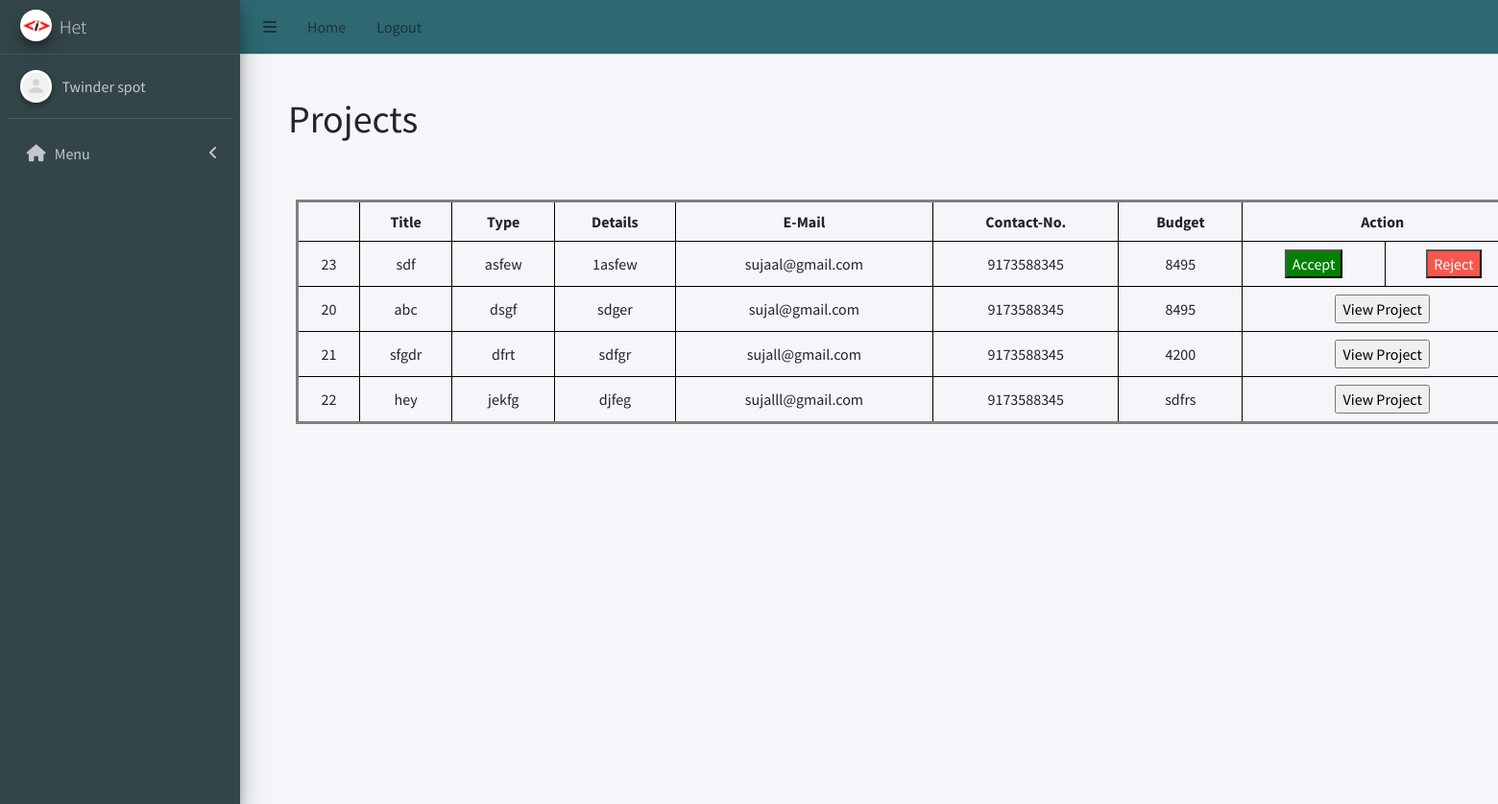
Page /freelancer/freelancer_project.php (signed in) on the committed database.
### tables this page shows
CREATE TABLE `freelancer_signup` (
  `id` int(255) NOT NULL,
  `username` varchar(255) NOT NULL,
  `email` varchar(255) NOT NULL,
  `contactno` varchar(255) NOT NULL,
  `password` varchar(255) NOT NULL
);

CREATE TABLE `user_project` (
  `id` int(255) NOT NULL,
  `title` varchar(255) NOT NULL,
  `type` varchar(255) NOT NULL,
  `details` varchar(255) NOT NULL,
  `email` varchar(255) NOT NULL,
  `contactno` varchar(255) NOT NULL,
  `budget` varchar(255) NOT NULL,
  `status` varchar(255) NOT NULL
);

### freelancer/freelancer_project.php (the view, shortened to what this page needs)
    <?php
        include('../Database/database_connectivity.php');
    ?>
    <!DOCTYPE html>
    <html lang="en">
    <head>
    <link rel="stylesheet" href="../css/admin_project.css">
    <link rel="stylesheet" href="../css/freelancer_project.css">
    <link rel="stylesheet" href="../src/css/adminlte.min.css">
    <link rel="stylesheet" href="https://cdnjs.cloudflare.com/ajax/libs/font-awesome/5.15.4/css/all.min.css">
    </head>
    <body class="hold-transition sidebar-mini">
    <div class="wrapper">
        <?php include 'project_header.php' ?>
        <div class="content-wrapper">
        <h1 class="head">Projects</h1>
        <?php
        $sql = "select * from user_project";
        $result = $connection->query($sql);
        ?>
        <table class="project">
            <tr>
                <th> </th>
                <th>Title</th>
                <th>Type</th>
                <th>Details</th>
                <th>E-Mail</th>
                <th>Contact-No.</th>
                <th>Budget</th>
                <th colspan=2>Action</th>
            </tr>
            <?php
if ($result->num_rows > 0) {
    while ($row = $result->fetch_assoc()) {
        echo "<tr>
                <td>" . $row["id"] . "</td>
                <td>" . $row["title"] . "</td>
                <td>" . $row["type"] . "</td>
                <td>" . $row["details"] . "</td>
                <td>" . $row["email"] . "</td>
                <td>" . $row["contactno"] . "</td>
                <td>" . $row["budget"] . "</td>";
        if ($row["status"] == "Accepted") {
            echo "<td colspan='2'>
                    <form method='POST' action='view_project.php'>
                        <input type='hidden' name='project_id' value='" . $row["id"] . "'>
                        <input type='submit' name='view' value='View Project' class='view-project'>
                    </form>
                  </td>";
        } else {
            echo "<td>
                    <form method='POST'>
                        <input type='hidden' name='project_id' value='" . $row["id"] . "'>
                        <input type='submit' name='accept' value='Accept' class='accept'>
                    </form>
                  </td>
                  <td>
                    <form method='POST'>
                        <input type='hidden' name='project_id' value='" . $row["id"] . "'>
                        <input type='submit' name='reject' value='Reject' class='reject'>
                    </form>
                  </td>";
        }
        echo "</tr>";
    }
} else {
    echo "<tr><td colspan='9'>No records found</td></tr>";
}
?>
        </table>
        </div>
    </div>
    </body>
    </html>

### freelancer/project_header.php (shortened to what this page needs)
<?php
$menuItems = [
    [
        "menuTitle" => "Menu",
        "icon" => "fas fa-home",
        "pages" => [
            ["title" => "Home", "url" => "index.php"]
        ],
    ],
];
?>
<head>
    <link href="https://cdnjs.cloudflare.com/ajax/libs/font-awesome/6.0.0-beta3/css/all.min.css" rel="stylesheet">
</head>
<nav class="main-header navbar navbar-expand navbar-white navbar-light">
    <ul class="navbar-nav">
        <li class="nav-item">
            <a class="nav-link" data-widget="pushmenu" role="button"><i class="fas fa-bars"></i></a>
        </li>
        <li class="nav-item d-none d-sm-inline-block">
            <a href="admin_home.php" class="nav-link">Home</a>
        </li>
        <li class="nav-item d-none d-sm-inline-block">
            <a onclick="logout()" class="nav-link">Logout</a>
        </li>
    </ul>
</nav>
<div class="main-header" style="padding: 0px 10px; background-color: #f4f6f9; border-bottom: none !important;">
    <div class="content-header">
    </div>
</div>
<?php
include('../Database/database_connectivity.php');
?>
     <?php
     if (isset($_SESSION['email'])) {
         $email = $_SESSION['email'];
         $query = "SELECT username FROM freelancer_signup WHERE email = '$email'";
         $stmt = $connection->prepare($query);
         $stmt->execute();
         $result = $stmt->get_result();
         if ($result->num_rows > 0) {
             $row = $result->fetch_assoc();
             $username = $row['username'];
         } else {
             $username = "Guest1";
         }
     } else {
         $username = "Guest";
     }
?>
<aside class="main-sidebar sidebar-dark-primary elevation-4">
    <a href="./" class="brand-link">
        <img src="../src/images/logo.png" alt="Admin Panel Logo" class="brand-image img-circle elevation-3">
        <span class="brand-text font-weight-light"><?php echo $username?></span>
    </a>
    <div class="sidebar">
        <div class="user-panel mt-3 pb-3 mb-3 d-flex">
            <div class="image">
                <img src="../src/images/default.png" class="img-circle elevation-2" alt="User Image">
            </div>
            <div class="info">
                <a href="./" class="d-block">Twinder spot</a>
            </div>
        </div>
        <nav class="mt-2">
            <ul class="nav nav-pills nav-sidebar flex-column" data-widget="treeview" role="menu">
                <?php foreach ($menuItems as $menuItem): ?>
                    <?php $isMenuOpen = false;
                    $isActive = false;
                    ?>
                    <li class="nav-item has-treeview <?= $isMenuOpen ? 'menu-open' : '' ?>">
                        <a class="nav-link <?= $isActive ? 'active' : '' ?>">
                            <i class="nav-icon <?= $menuItem['icon'] ?>"></i>
                            <p>
                                <?= $menuItem['menuTitle'] ?>
                                <?= !empty($menuItem['pages']) ? '<i class="right fas fa-angle-left"></i>' : '' ?>
                            </p>
                        </a>
                    </li>
                <?php endforeach; ?>
            </ul>
        </nav>
    </div>
</aside>

### css/admin_project.css (style rules this page uses)
.head { position: absolute; left: 300px; top: 100px; }
.project { top: 200px; position: absolute; left: 300px; border: 3px solid grey; margin: 0.5rem; width: 160vh; text-align: center; }
th, td { border: 1px solid #000; padding: 0.5rem; }
.accept { background-color: green; }

### css/freelancer_project.css (style rules this page uses)
.accept { background-color:#2BA84A; color:white; }
.reject { background-color:#F9564F; color:white; }

### rows in the picture
freelancer_signup: username "Het"
user_project: id "23", title "sdf", type "asfew", details "1asfew", email "sujaal@gmail.com", contactno "9173588345", budget "8495"
user_project: id "20", title "abc", type "dsgf", details "sdger", email "sujal@gmail.com", contactno "9173588345", budget "8495"
user_project: id "21", title "sfgdr", type "dfrt", details "sdfgr", email "sujall@gmail.com", contactno "9173588345", budget "4200"
user_project: id "22", title "hey", type "jekfg", details "djfeg", email "sujalll@gmail.com", contactno "9173588345", budget "sdfrs"

### other values in the picture
$menuItem['menuTitle'] "Menu"
